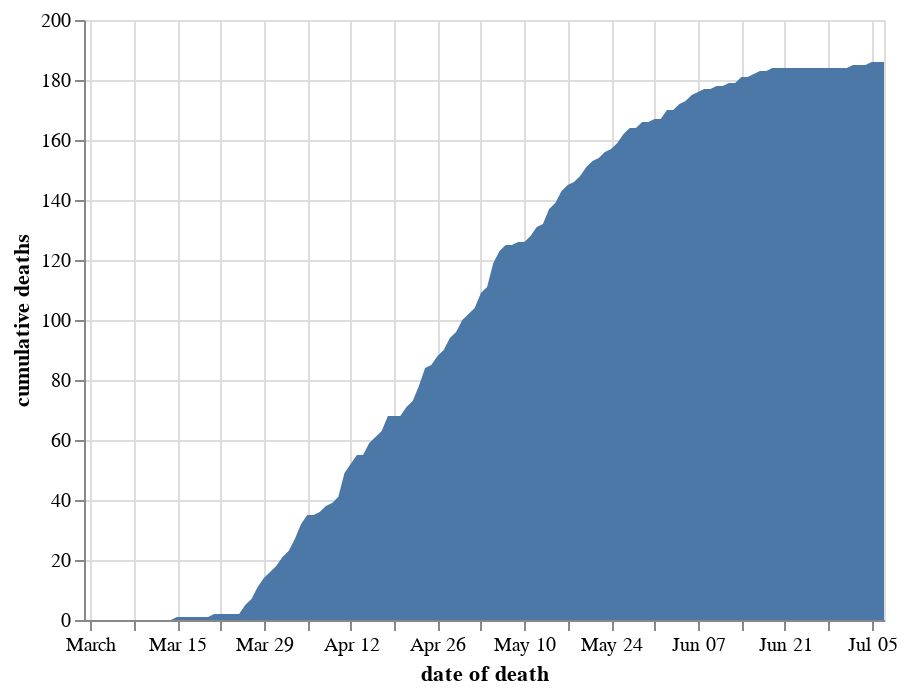

The notebook cell saved with this chart:
### Markdown cell above
### Cumulative

### Code cell
chart_dodds = chart_doddbt.copy()
chart_dodds = chart_dodds[chart_dodds.code.isin(trustcodes_shropshirestar)]
chart_dodds = chart_dodds.groupby(['date of death'], as_index=False)['cumulative deaths'].sum()
alt.Chart(chart_dodds).mark_area().encode(
    x='date of death',
    y='cumulative deaths'
)

### Figure 1 — Vega-Lite specification as saved in the notebook (floating-point values rounded to 4 significant figures; data arrays with more than 128 entries replaced by an {"elided": "..."} marker saying what was removed)
{"config": {"view": {"continuousWidth": 400, "continuousHeight": 300}}, "data": {"name": "data-b1ecc6e474083ce7facf66f7daabcbb3"}, "mark": "area", "encoding": {"x": {"type": "temporal", "field": "date of death"}, "y": {"type": "quantitative", "field": "cumulative deaths"}}, "$schema": "https://vega.github.io/schema/vega-lite/v4.8.1.json", "datasets": {"data-b1ecc6e474083ce7facf66f7daabcbb3": {"elided": "130 records"}}}
